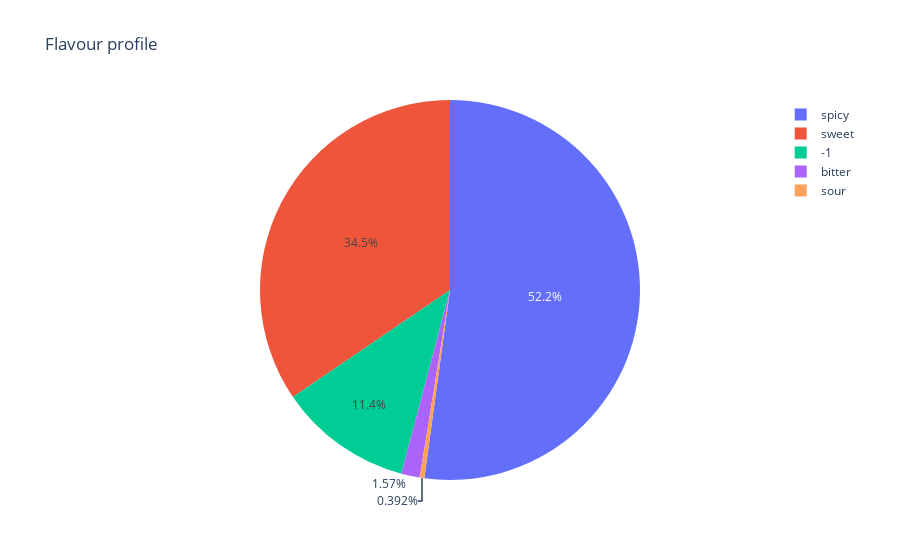

The notebook cell this image was saved under:
### Code cell
px.pie(df, names='flavor_profile', title='Flavour profile')

### Figure 1 — Plotly figure (JSON) as saved in the notebook; plotly's stock layout.template omitted (floating-point values rounded to 4 significant figures; data arrays with more than 128 entries replaced by an {"elided": "..."} marker saying what was removed)
{"data": [{"domain": {"x": [0, 1], "y": [0, 1]}, "hovertemplate": "flavor_profile=%{label}<extra></extra>", "labels": {"elided": "255 str values"}, "legendgroup": "", "name": "", "showlegend": true, "type": "pie"}], "layout": {"legend": {"tracegroupgap": 0}, "title": {"text": "Flavour profile"}}}
